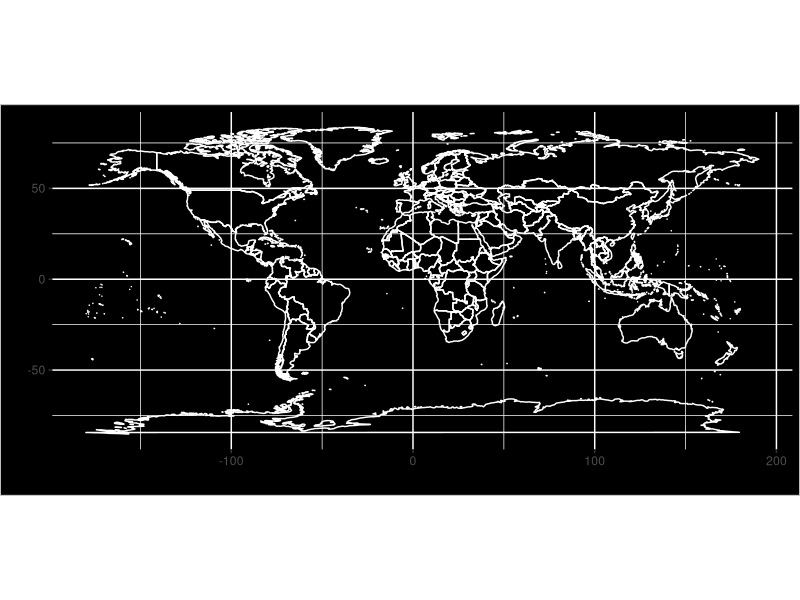
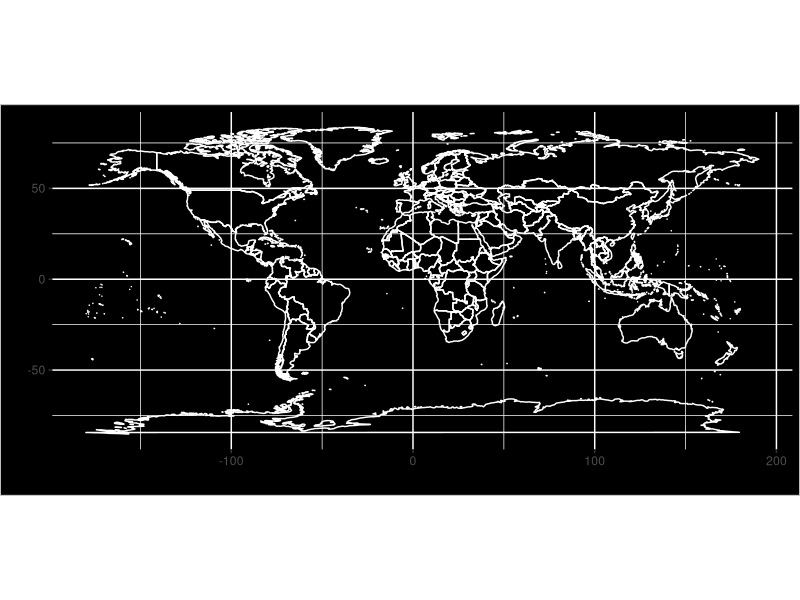
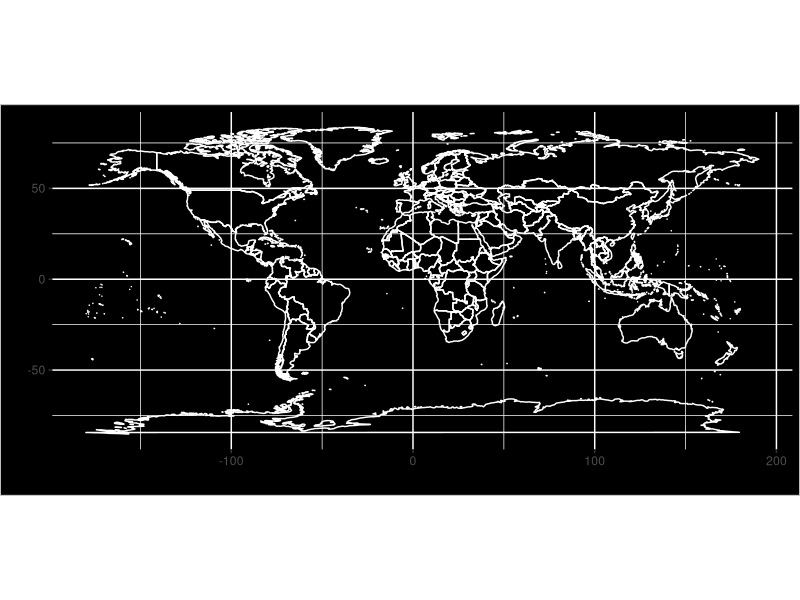
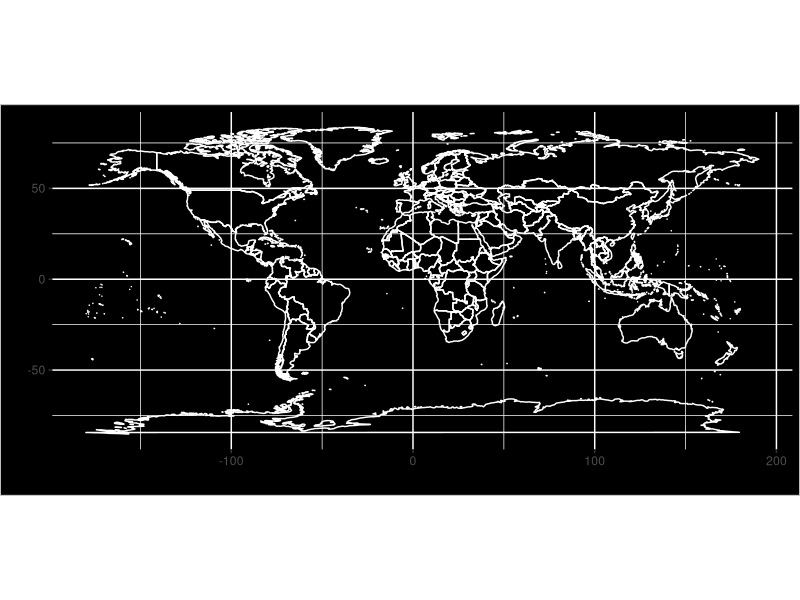

Write R code to recreate these figures, in order.
library(maps)
library(tidyverse)

world_map <- map_data("world")

head(world_map)

ggplot(data = world_map, aes(long, lat, map_id = region)) +
    geom_map(map = world_map, fill = NA, color = "white") +
    coord_fixed() +
    theme(
        panel.background = element_rect(fill = "black"),
        plot.background = element_rect(fill = "black")
    )

ggsave("figures/world_map_test.png")

 

head(world_map)

ggplot(data = world_map, aes(long, lat, map_id = region)) +
    geom_map(map = world_map, fill = NA, color = "white") +
    coord_fixed() +
    theme(
        panel.background = element_rect(fill = "black"),
        plot.background = element_rect(fill = "black")
    )

ggsave("figures/world_map_test.png")
